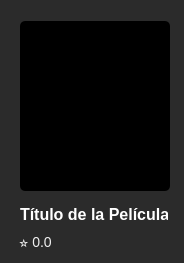
<?xml version="1.0" encoding="UTF-8"?>
<ui version="4.0">
 <class>Form</class>
 <widget class="QWidget" name="Form">
  <property name="geometry">
   <rect>
    <x>0</x>
    <y>0</y>
    <width>180</width>
    <height>263</height>
   </rect>
  </property>
  <property name="minimumSize">
   <size>
    <width>0</width>
    <height>233</height>
   </size>
  </property>
  <property name="maximumSize">
   <size>
    <width>180</width>
    <height>263</height>
   </size>
  </property>
  <property name="windowTitle">
   <string>Form</string>
  </property>
  <property name="layoutDirection">
   <enum>Qt::LeftToRight</enum>
  </property>
  <property name="styleSheet">
   <string notr="true">/* Estilo para el widget contenedor de la tarjeta */
QWidget {
    background-color: #2b2b2b;
    border-radius: 8px;
}

/* Estilo para la etiqueta del póster */
QLabel#poster_label {
    background-color: #1e1e1e;
    border-radius: 5px;
}

/* Estilo para la etiqueta del título */
QLabel#title_label {
    color: white;
    font-size: 16px;
    font-weight: bold;
    padding-left: 5px;
    padding-right: 5px;
}

/* Estilo para la etiqueta de la calificación */
QLabel#rating_label {
    color: #f0f0f0;
    font-size: 14px;
    padding-left: 5px;
    padding-right: 5px;
}

/* Efecto Hover directo en la tarjeta */
QWidget#Form:hover {
    background-color: #333333; /* Un gris un poco más claro */
    border: 2px solid #800020; /* Borde color Vino */
}

/* Aseguramos que los labels internos tengan fondo transparente para heredar el color */
QLabel {
    background-color: transparent;
}
/* Excepción: El póster debe mantener su fondo si no carga */
QLabel#poster_label {
    background-color: #000; 
}</string>
  </property>
  <layout class="QVBoxLayout" name="verticalLayout">
   <property name="spacing">
    <number>0</number>
   </property>
   <property name="sizeConstraint">
    <enum>QLayout::SetDefaultConstraint</enum>
   </property>
   <item>
    <widget class="QFrame" name="frame">
     <property name="minimumSize">
      <size>
       <width>0</width>
       <height>190</height>
      </size>
     </property>
     <property name="maximumSize">
      <size>
       <width>162</width>
       <height>190</height>
      </size>
     </property>
     <property name="frameShape">
      <enum>QFrame::StyledPanel</enum>
     </property>
     <property name="frameShadow">
      <enum>QFrame::Raised</enum>
     </property>
     <layout class="QVBoxLayout" name="verticalLayout_3">
      <item>
       <widget class="QLabel" name="poster_label">
        <property name="minimumSize">
         <size>
          <width>150</width>
          <height>170</height>
         </size>
        </property>
        <property name="maximumSize">
         <size>
          <width>150</width>
          <height>170</height>
         </size>
        </property>
        <property name="styleSheet">
         <string notr="true"/>
        </property>
        <property name="text">
         <string/>
        </property>
        <property name="scaledContents">
         <bool>true</bool>
        </property>
        <property name="alignment">
         <set>Qt::AlignCenter</set>
        </property>
       </widget>
      </item>
     </layout>
    </widget>
   </item>
   <item>
    <widget class="QLabel" name="title_label">
     <property name="minimumSize">
      <size>
       <width>162</width>
       <height>35</height>
      </size>
     </property>
     <property name="maximumSize">
      <size>
       <width>162</width>
       <height>35</height>
      </size>
     </property>
     <property name="text">
      <string>Título de la Película</string>
     </property>
     <property name="alignment">
      <set>Qt::AlignLeading|Qt::AlignLeft|Qt::AlignVCenter</set>
     </property>
    </widget>
   </item>
   <item>
    <widget class="QLabel" name="rating_label">
     <property name="minimumSize">
      <size>
       <width>162</width>
       <height>20</height>
      </size>
     </property>
     <property name="maximumSize">
      <size>
       <width>162</width>
       <height>20</height>
      </size>
     </property>
     <property name="text">
      <string>⭐ 0.0</string>
     </property>
     <property name="alignment">
      <set>Qt::AlignLeading|Qt::AlignLeft|Qt::AlignVCenter</set>
     </property>
    </widget>
   </item>
  </layout>
 </widget>
 <resources/>
 <connections/>
</ui>
